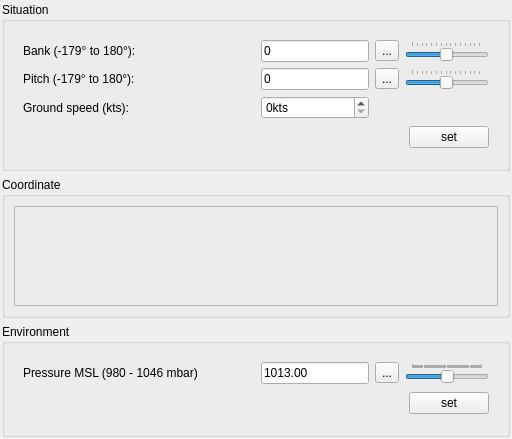
<?xml version="1.0" encoding="UTF-8"?>
<ui version="4.0">
 <class>CSituationForm</class>
 <widget class="QFrame" name="CSituationForm">
  <property name="geometry">
   <rect>
    <x>0</x>
    <y>0</y>
    <width>512</width>
    <height>439</height>
   </rect>
  </property>
  <property name="windowTitle">
   <string>Frame</string>
  </property>
  <layout class="QVBoxLayout" name="vl_SituationForm">
   <property name="leftMargin">
    <number>2</number>
   </property>
   <property name="topMargin">
    <number>2</number>
   </property>
   <property name="rightMargin">
    <number>2</number>
   </property>
   <property name="bottomMargin">
    <number>2</number>
   </property>
   <item>
    <widget class="QGroupBox" name="gb_Situation">
     <property name="title">
      <string>Situation</string>
     </property>
     <layout class="QVBoxLayout" name="verticalLayout_2">
      <item>
       <widget class="QFrame" name="comp_Situation">
        <property name="frameShadow">
         <enum>QFrame::Raised</enum>
        </property>
        <layout class="QGridLayout" name="gl_Situation" columnstretch="1,0,0,0">
         <item row="0" column="0">
          <widget class="QLabel" name="lbl_Bank">
           <property name="text">
            <string>Bank (-179° to 180°):</string>
           </property>
          </widget>
         </item>
         <item row="1" column="3">
          <widget class="QSlider" name="hs_Pitch">
           <property name="minimum">
            <number>-179</number>
           </property>
           <property name="maximum">
            <number>180</number>
           </property>
           <property name="orientation">
            <enum>Qt::Horizontal</enum>
           </property>
           <property name="tickPosition">
            <enum>QSlider::TicksAbove</enum>
           </property>
           <property name="tickInterval">
            <number>25</number>
           </property>
          </widget>
         </item>
         <item row="1" column="1">
          <widget class="QLineEdit" name="le_Pitch">
           <property name="text">
            <string>0</string>
           </property>
           <property name="placeholderText">
            <string>deg.</string>
           </property>
          </widget>
         </item>
         <item row="0" column="1">
          <widget class="QLineEdit" name="le_Bank">
           <property name="text">
            <string>0</string>
           </property>
           <property name="placeholderText">
            <string>deg.</string>
           </property>
          </widget>
         </item>
         <item row="1" column="0">
          <widget class="QLabel" name="lbl_Pitch">
           <property name="text">
            <string>Pitch (-179° to 180°):</string>
           </property>
          </widget>
         </item>
         <item row="0" column="3">
          <widget class="QSlider" name="hs_Bank">
           <property name="minimum">
            <number>-179</number>
           </property>
           <property name="maximum">
            <number>180</number>
           </property>
           <property name="orientation">
            <enum>Qt::Horizontal</enum>
           </property>
           <property name="tickPosition">
            <enum>QSlider::TicksAbove</enum>
           </property>
           <property name="tickInterval">
            <number>25</number>
           </property>
          </widget>
         </item>
         <item row="3" column="0">
          <spacer name="vs_Situation">
           <property name="orientation">
            <enum>Qt::Vertical</enum>
           </property>
           <property name="sizeHint" stdset="0">
            <size>
             <width>20</width>
             <height>40</height>
            </size>
           </property>
          </spacer>
         </item>
         <item row="0" column="2">
          <widget class="QToolButton" name="tb_ResetBank">
           <property name="text">
            <string>...</string>
           </property>
           <property name="icon">
            <iconset resource="../../blackmisc/blackmisc.qrc">
             <normaloff>:/diagona/icons/diagona/icons/cross-white.png</normaloff>:/diagona/icons/diagona/icons/cross-white.png</iconset>
           </property>
          </widget>
         </item>
         <item row="1" column="2">
          <widget class="QToolButton" name="tb_ResetPitch">
           <property name="text">
            <string>...</string>
           </property>
           <property name="icon">
            <iconset resource="../../blackmisc/blackmisc.qrc">
             <normaloff>:/diagona/icons/diagona/icons/cross-white.png</normaloff>:/diagona/icons/diagona/icons/cross-white.png</iconset>
           </property>
          </widget>
         </item>
         <item row="3" column="3" alignment="Qt::AlignRight">
          <widget class="QPushButton" name="pb_Set">
           <property name="text">
            <string>set</string>
           </property>
          </widget>
         </item>
         <item row="2" column="0">
          <widget class="QLabel" name="lbl_GsKts">
           <property name="text">
            <string>Ground speed (kts):</string>
           </property>
          </widget>
         </item>
         <item row="2" column="1">
          <widget class="QSpinBox" name="sb_GsKts">
           <property name="suffix">
            <string>kts</string>
           </property>
           <property name="maximum">
            <number>300</number>
           </property>
          </widget>
         </item>
        </layout>
       </widget>
      </item>
     </layout>
    </widget>
   </item>
   <item>
    <widget class="QGroupBox" name="gb_Coordinate">
     <property name="title">
      <string>Coordinate</string>
     </property>
     <layout class="QVBoxLayout" name="verticalLayout_3">
      <item>
       <widget class="BlackGui::Editors::CCoordinateForm" name="comp_Coordinate">
        <property name="minimumSize">
         <size>
          <width>0</width>
          <height>100</height>
         </size>
        </property>
        <property name="frameShape">
         <enum>QFrame::StyledPanel</enum>
        </property>
        <property name="frameShadow">
         <enum>QFrame::Raised</enum>
        </property>
       </widget>
      </item>
     </layout>
    </widget>
   </item>
   <item>
    <widget class="QGroupBox" name="gb_Environment">
     <property name="title">
      <string>Environment</string>
     </property>
     <layout class="QVBoxLayout" name="verticalLayout">
      <item>
       <widget class="QFrame" name="comp_Environment">
        <property name="frameShape">
         <enum>QFrame::NoFrame</enum>
        </property>
        <property name="frameShadow">
         <enum>QFrame::Raised</enum>
        </property>
        <layout class="QGridLayout" name="gl_Environment" columnstretch="1,0,0,0">
         <item row="0" column="0">
          <widget class="QLabel" name="lbl_Pressure">
           <property name="text">
            <string>Pressure MSL (980 - 1046 mbar)</string>
           </property>
           <property name="wordWrap">
            <bool>false</bool>
           </property>
          </widget>
         </item>
         <item row="0" column="1">
          <widget class="QLineEdit" name="le_Pressure">
           <property name="text">
            <string>1013.00</string>
           </property>
          </widget>
         </item>
         <item row="0" column="2">
          <widget class="QToolButton" name="tb_ResetPressure">
           <property name="text">
            <string>...</string>
           </property>
           <property name="icon">
            <iconset resource="../../blackmisc/blackmisc.qrc">
             <normaloff>:/diagona/icons/diagona/icons/cross-white.png</normaloff>:/diagona/icons/diagona/icons/cross-white.png</iconset>
           </property>
          </widget>
         </item>
         <item row="0" column="3">
          <widget class="QSlider" name="hs_Pressure">
           <property name="sizePolicy">
            <sizepolicy hsizetype="Expanding" vsizetype="Fixed">
             <horstretch>0</horstretch>
             <verstretch>0</verstretch>
            </sizepolicy>
           </property>
           <property name="minimum">
            <number>980</number>
           </property>
           <property name="maximum">
            <number>1046</number>
           </property>
           <property name="singleStep">
            <number>1</number>
           </property>
           <property name="value">
            <number>1013</number>
           </property>
           <property name="orientation">
            <enum>Qt::Horizontal</enum>
           </property>
           <property name="invertedAppearance">
            <bool>false</bool>
           </property>
           <property name="invertedControls">
            <bool>false</bool>
           </property>
           <property name="tickPosition">
            <enum>QSlider::TicksAbove</enum>
           </property>
           <property name="tickInterval">
            <number>1</number>
           </property>
          </widget>
         </item>
         <item row="1" column="3" alignment="Qt::AlignRight">
          <widget class="QPushButton" name="pb_SetEnvironment">
           <property name="text">
            <string>set</string>
           </property>
          </widget>
         </item>
         <item row="1" column="0">
          <spacer name="verticalSpacer">
           <property name="orientation">
            <enum>Qt::Vertical</enum>
           </property>
           <property name="sizeHint" stdset="0">
            <size>
             <width>20</width>
             <height>40</height>
            </size>
           </property>
          </spacer>
         </item>
        </layout>
       </widget>
      </item>
     </layout>
    </widget>
   </item>
  </layout>
 </widget>
 <customwidgets>
  <customwidget>
   <class>BlackGui::Editors::CCoordinateForm</class>
   <extends>QFrame</extends>
   <header>blackgui/editors/coordinateform.h</header>
   <container>1</container>
  </customwidget>
 </customwidgets>
 <resources>
  <include location="../../blackmisc/blackmisc.qrc"/>
 </resources>
 <connections/>
</ui>
